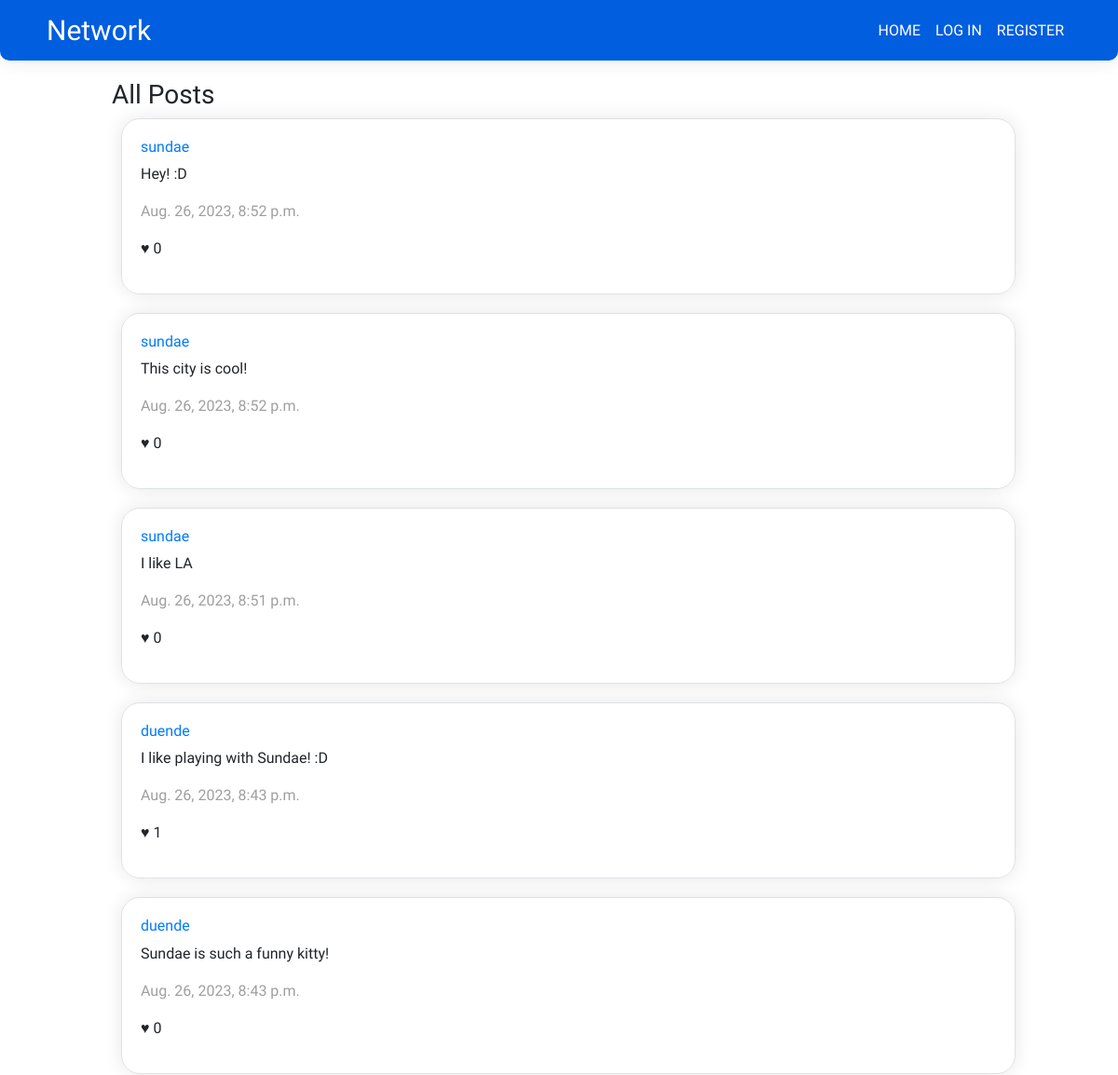
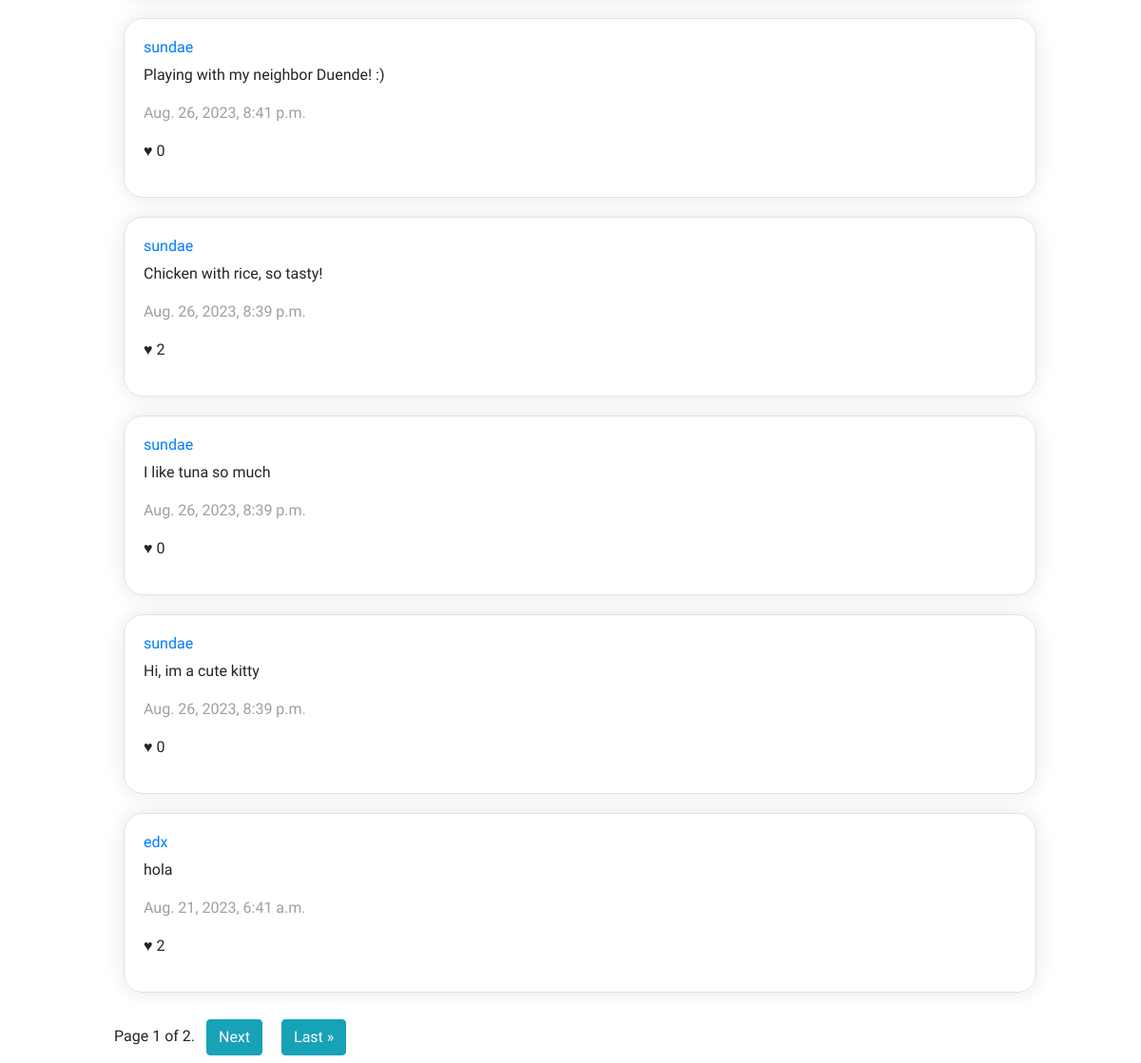
The app's page /, older data (2 pictures, top to bottom).
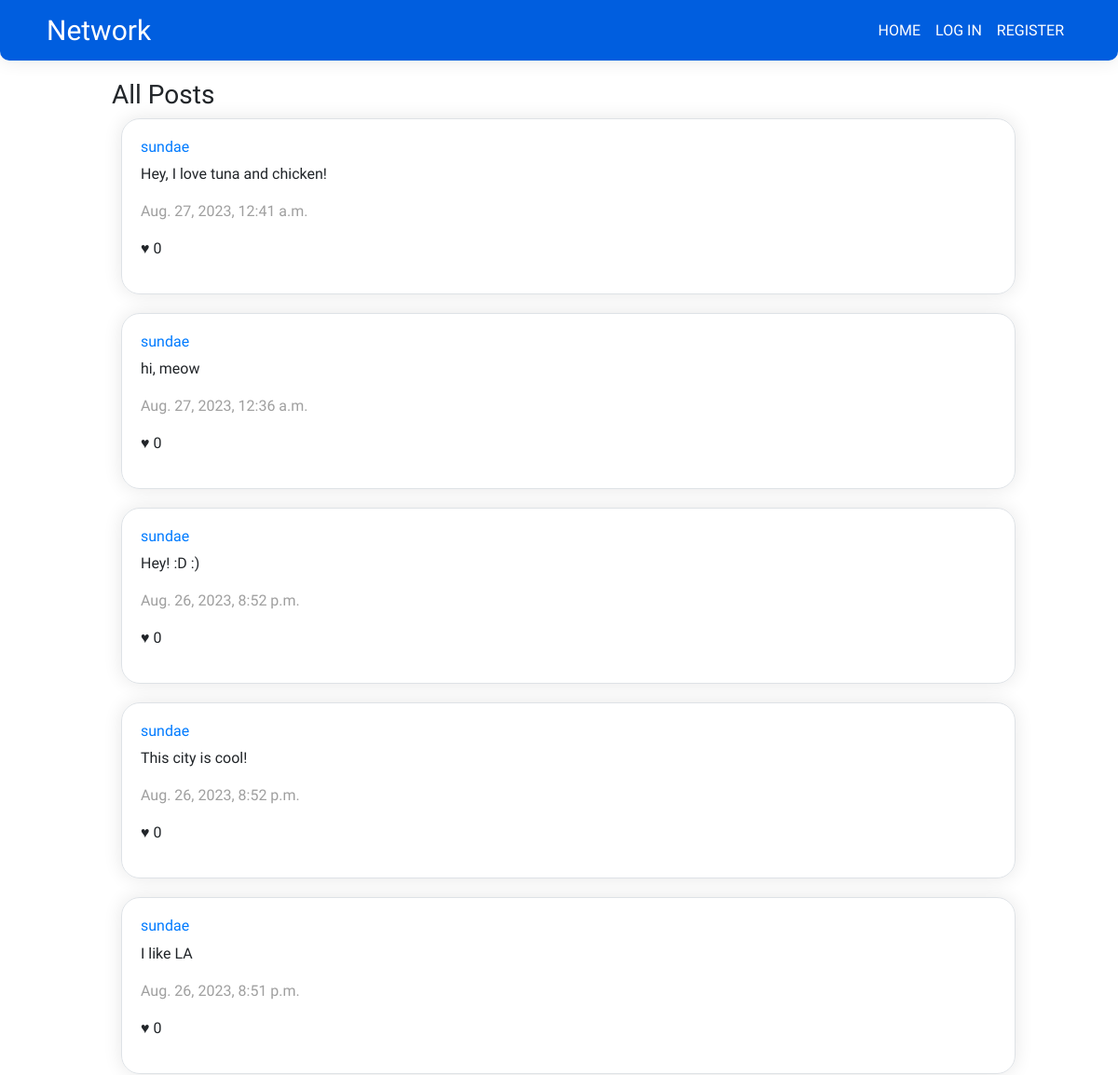
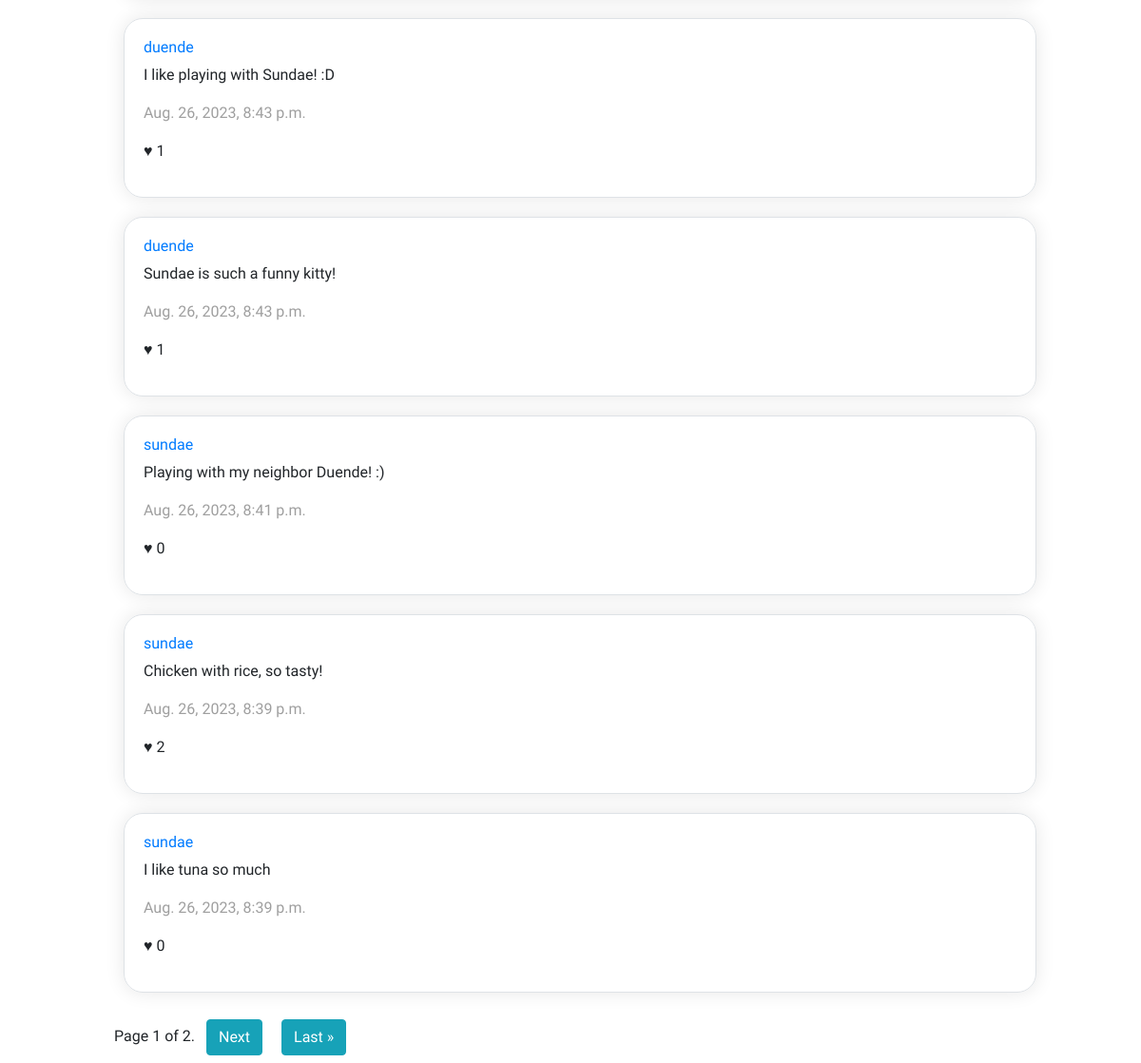
The same page, newer data (2 pictures, top to bottom).
### network/models.py (models this page shows, shortened)
class Post(models.Model):
    content = models.CharField(max_length=140)
    user = models.ForeignKey(User, related_name=("author"), on_delete=models.CASCADE)
    date = models.DateTimeField(auto_now_add=True)
    likedBy = models.ManyToManyField(User, null=True, blank=True, related_name="likedBy")
    likes = models.IntegerField(default=0)

class User(AbstractUser):
    followers = models.ManyToManyField('self', symmetrical=False, related_name='user_followers')
    follows = models.ManyToManyField('self', symmetrical=False, related_name='user_follows')

### network/views.py (the view)
# urls.py: path("", views.index, name="index"),
def index(request):
    postList = Post.objects.all().order_by('-date')
    paginator = Paginator(postList, 10)
    page_number = request.GET.get('page')
    page_obj = paginator.get_page(page_number)
    user_in = request.user
    if user_in.is_authenticated:
        liked_post_ids = Like.objects.filter(whoLiked=user_in).values_list('postLiked_id', flat=True)
    else:
        liked_post_ids =[]
    return render(request, "network/index.html", {
        "posts": page_obj,
        "userIn": user_in,
        "likedPostsId": liked_post_ids
    })

### network/templates/network/index.html (shortened to what this page needs)
{% extends "network/layout.html" %} {% block body %}
<div class="container-center">
  <h3 class="francois-one-regular">All Posts</h3>
  {% for post in posts %}
  <div class="newpost border mt-2 quicksand" id="post-{{ post.id }}">
    <h6><a href="{% url 'user_profile' id=post.user.id %}">{{post.user}}</a></h6>
    <p id="content-{{ post.id }}">{{post.content}}</p>
    <p style="color:#9F9F9F;">{{post.date}}</p>
    <p id="likes-{{post.id}}">	&hearts; {{post.likes}}</p>
  </div>
  {% endfor %}
  <div class="pagination quicksand">
    <span class="step-links">
        <span class="current">
            Page {{ posts.number }} of {{ posts.paginator.num_pages }}.
        </span>
        {% if posts.has_next %}
            <a class="m-2 btn btn-info" href="?page={{ posts.next_page_number }}">Next</a>
            <a class="m-2 btn btn-info" href="?page={{ posts.paginator.num_pages }}">Last &raquo;</a>
        {% endif %}
    </span>
</div>
</div>
{% endblock %}

Row changes from the older to the newer data that the page shows:
no longer on this page (row unchanged): Post: user "sundae", content "Hi, im a cute kitty", date "Aug. 26, 2023, 8:39 p.m.", likes "0"
no longer on this page (row unchanged): Post: user "edx", content "hola", date "Aug. 21, 2023, 6:41 a.m.", likes "2"
added Post: user "sundae", content "Hey, I love tuna and chicken!", date "Aug. 27, 2023, 12:41 a.m.", likes "0"
added Post: user "sundae", content "hi, meow", date "Aug. 27, 2023, 12:36 a.m.", likes "0"
changed Post: content "Hey! :D" → "Hey! :D :)"
changed Post "Sundae is such a funny kitty!": likes "0" → "1"
